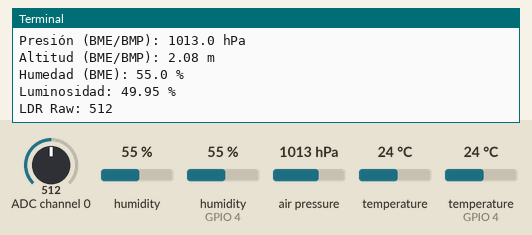
This program was run on a simulated Raspberry Pi (BCM pin numbers). On the bench: the last lines printed to the terminal. The test bench sets the inputs (shaded band); at power-on: humidity 55 %, humidity (sensor on GPIO 4) 55 %, ADC channel 0 = 512, air pressure 1013 hPa, temperature (sensor on GPIO 4) 24 °C, temperature 24 °C (analog values on the 0–1023 scale).

Above: at 1.2 s.
1.3 s: humidity (sensor 0) set to 22 %
4.5 s: humidity (sensor on GPIO 4) set to 22 %
At 7.3 s:
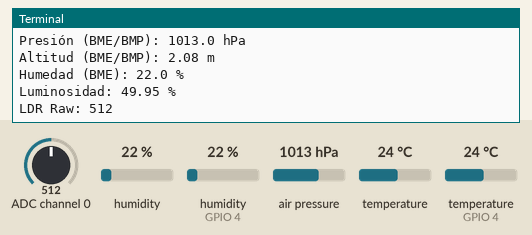
7.7 s: ADC channel 0 set to 716
10.9 s: air pressure set to 952 hPa
At 12.6 s:
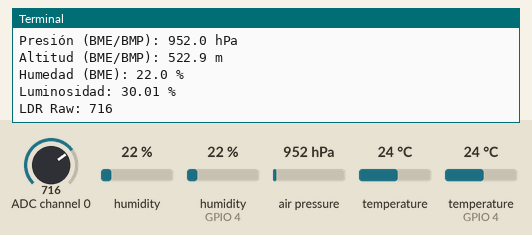

Measured:
- after the input at 4.5 s, the terminal: prints a new line after 1.6 s (image 1)
- after the input at 10.9 s, the terminal: prints a new line after 0.68 s (image 2)

The program:

sensor_readings.py
```python
# sensor_readings.py

import Adafruit_DHT
import board
import busio
import adafruit_bme280 # O adafruit_bmp280 si usas BMP180
import spidev
import time
import RPi.GPIO as GPIO # No es estrictamente necesario para los sensores aquí, pero útil para GPIO en general

# Configuración del sensor DHT11/DHT22
DHT_SENSOR = Adafruit_DHT.DHT22  # O Adafruit_DHT.DHT11
DHT_PIN = 4                      # GPIO4 (Pin 7 en la Raspberry Pi)

# Configuración del sensor BME280/BMP180 (I2C)
i2c = busio.I2C(board.SCL, board.SDA)
bme280 = adafruit_bme280.Adafruit_BME280_I2C(i2c, address=0x76) # O 0x77, verifica con i2cdetect -y 1

# Ajuste de altitud para el BME280 (opcional, para una lectura de presión más precisa)
# bme280.sea_level_pressure = 1013.25 # Presión a nivel del mar promedio en hPa (hectopascales)

# Configuración del MCP3008 (SPI)
spi = spidev.SpiDev()
spi.open(0, 0) # Abrir bus SPI 0, dispositivo 0 (CE0)
spi.max_speed_hz = 1000000 # Velocidad máxima de comunicación SPI

# Función para leer el ADC (MCP3008)
def read_adc(channel):
    # Asegurarse de que el canal está en el rango válido (0-7)
    if not 0 <= channel <= 7:
        raise ValueError('Canal ADC inválido. Debe ser de 0 a 7.')

    # El MCP3008 necesita un byte de inicio (1), un bit de modo (single-ended = 1, differential = 0),
    # y los 3 bits del número de canal.
    # El bit de modo single-ended siempre es 1.
    # Los 3 bits del canal se codifican como (channel << 4).
    # Finalmente, se leen 2 bytes.
    r = spi.xfer2([1, (8 + channel) << 4, 0])
    # Los 10 bits de datos están en los últimos 2 bytes de la respuesta.
    # El primer byte tiene los 2 bits más significativos y el segundo byte tiene los 8 bits menos significativos.
    adc_out = ((r[1] & 3) << 8) + r[2]
    return adc_out

# Función para obtener todos los datos de los sensores
def get_sensor_data():
    data = {}

    # Leer DHT11/DHT22
    humidity, temperature_dht = Adafruit_DHT.read_retry(DHT_SENSOR, DHT_PIN)
    if humidity is not None and temperature_dht is not None:
        data['temperature_dht'] = round(temperature_dht, 2)
        data['humidity_dht'] = round(humidity, 2)
    else:
        data['temperature_dht'] = "Error"
        data['humidity_dht'] = "Error"

    # Leer BME280/BMP180
    try:
        data['temperature_bme'] = round(bme280.temperature, 2)
        data['pressure_bme'] = round(bme280.pressure, 2)
        data['altitude_bme'] = round(bme280.altitude, 2)
        if hasattr(bme280, 'humidity'): # BME280 tiene humedad, BMP180 no
            data['humidity_bme'] = round(bme280.humidity, 2)
        else:
            data['humidity_bme'] = "N/A" # No aplica para BMP180
    except Exception as e:
        print(f"Error al leer BME280/BMP180: {e}")
        data['temperature_bme'] = "Error"
        data['pressure_bme'] = "Error"
        data['altitude_bme'] = "Error"
        data['humidity_bme'] = "Error"

    # Leer LDR (MCP3008, canal 0)
    try:
        ldr_value = read_adc(0) # Asumiendo LDR conectado al canal 0 del MCP3008
        # Convertir el valor ADC (0-1023) a un porcentaje de luminosidad o valor representativo
        # Un valor más alto significa menos luz (mayor resistencia del LDR)
        # Un valor más bajo significa más luz (menor resistencia del LDR)
        data['luminosity'] = round((1023 - ldr_value) / 10.23, 2) # Porcentaje de luminosidad (aproximado)
        data['ldr_raw'] = ldr_value
    except Exception as e:
        print(f"Error al leer LDR: {e}")
        data['luminosity'] = "Error"
        data['ldr_raw'] = "Error"

    return data

if __name__ == '__main__':
    # Ejemplo de uso:
    try:
        while True:
            data = get_sensor_data()
            print("\n--- Datos de Sensores ---")
            print(f"Temperatura (DHT): {data['temperature_dht']} °C")
            print(f"Humedad (DHT): {data['humidity_dht']} %")
            print(f"Temperatura (BME/BMP): {data['temperature_bme']} °C")
            print(f"Presión (BME/BMP): {data['pressure_bme']} hPa")
            print(f"Altitud (BME/BMP): {data['altitude_bme']} m")
            print(f"Humedad (BME): {data['humidity_bme']} %")
            print(f"Luminosidad: {data['luminosity']} %")
            print(f"LDR Raw: {data['ldr_raw']}")
            time.sleep(5)
    except KeyboardInterrupt:
        print("Lectura de sensores detenida.")
    finally:
        spi.close() # Cerrar la conexión SPI al salir
```
